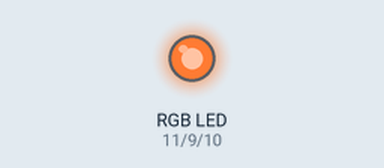
This sketch was run on a simulated Arduino Uno, built with avr-gcc and run on an emulated ATmega328P. On the bench: an RGB LED mixed from three pins (HIGH = lit).

Above: at 0.1 s.
Timing chart, 0 to 1.6 s (numbered marks = the images above):
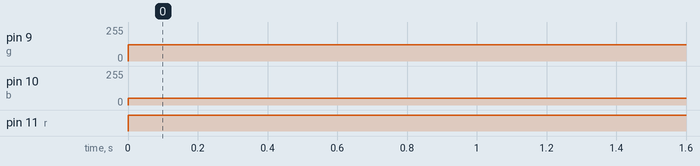

The sketch:

ModifyLed4.ino
```cpp
const int g = 9;
const int b = 10;
const int r = 11;
void setup() {
  // put your setup code here, to run once:
  for(int i=9; i<12; i++){
      pinMode(i, OUTPUT);
  }
}

void loop() {
  // put your main code here, to run repeatedly:
  analogWrite(r, 255);
  analogWrite(g, 123);
  analogWrite(b, 51);

}
```

Measured:
- by itself, pin 9 (g): 0/255 → 123/255 at 0.00 s
- by itself, pin 10 (b): 0/255 → 51/255 at 0.00 s
- by itself, pin 11 (r): LOW → HIGH at 0.00 s
